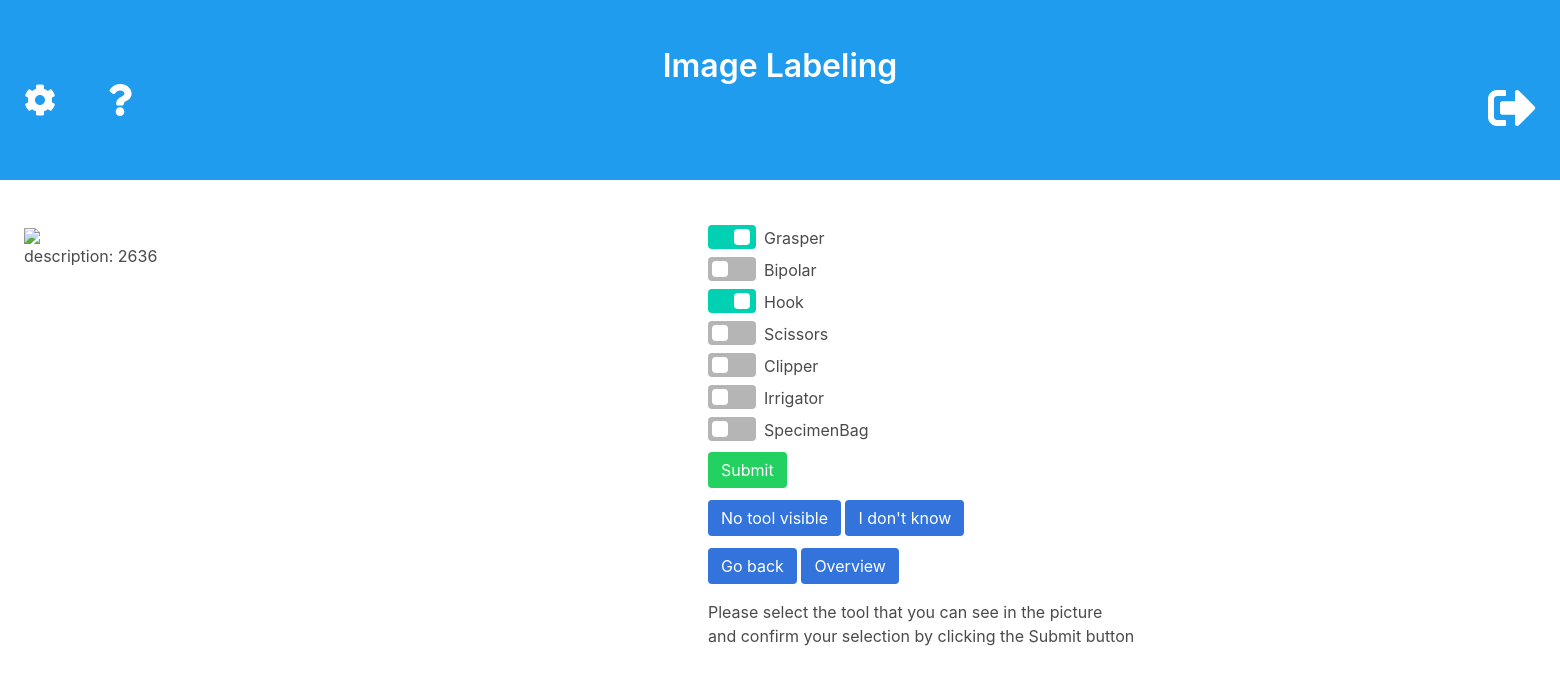
Before: /main (signed in) with the older database file.
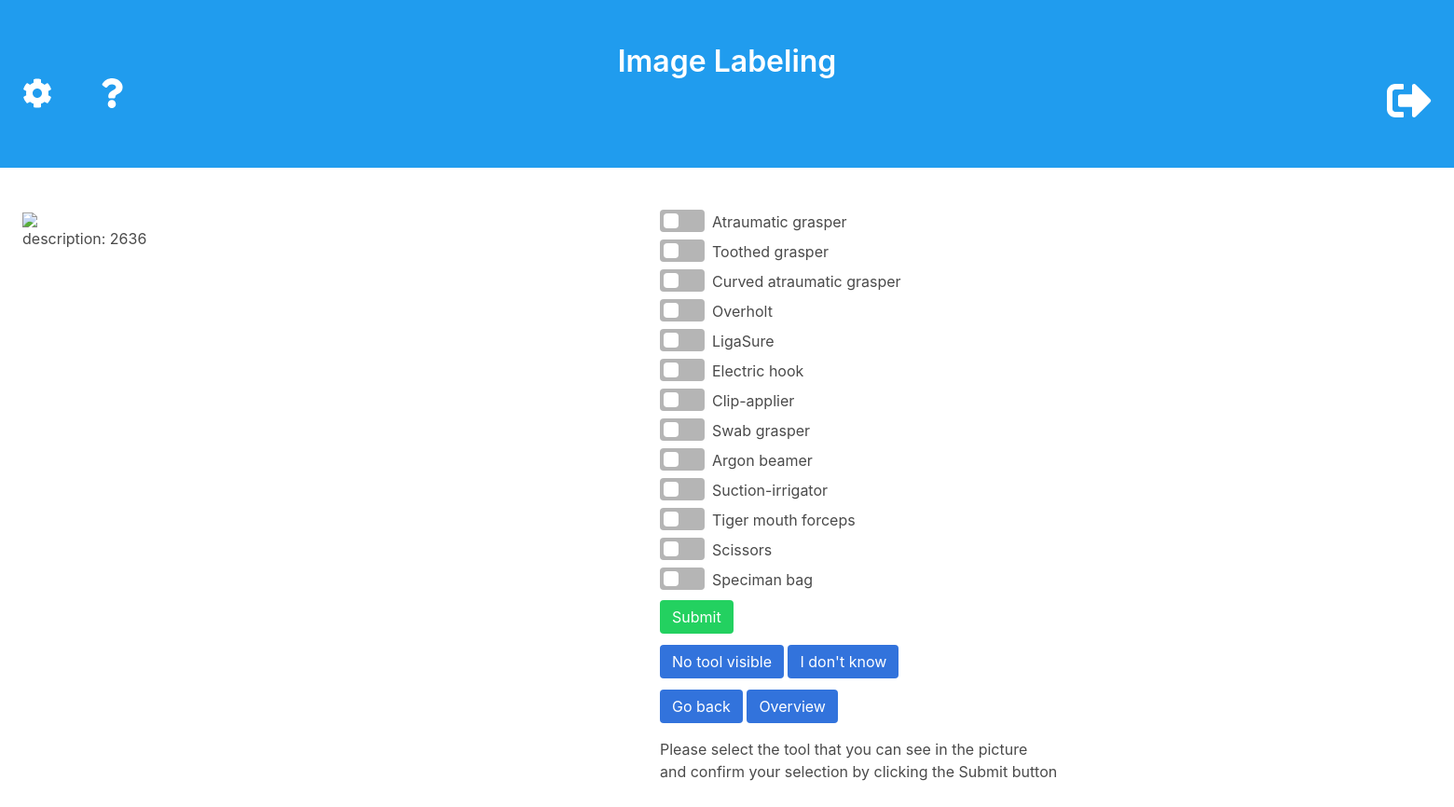
After: the same page with the newer database file.
### image/models.py (models this page shows)
class Label(models.Model):
    name = models.CharField(max_length=50)
    order = models.IntegerField()
    def __str__(self):
        return self.name

### image/views.py (the view)
# urls.py: path('main', views.index, name='main'),
def index(request):
    if not request.user.is_authenticated:
        return render(request, 'proto/login.html')
    next_image = getImage(request)
    context = getPictureInformation(request, next_image)
    anzahl = len(list(Image.objects.all()))
    try:
        message = context.get('message')
        if message == 'noPics':
            return render(request, 'proto/noPictures.html')
    except:
        pass
    return render(request, 'proto/main.html', context)

### image/models.py (called while the page is built)
    def next_image(self, user, image=None):
        nxt_img = None
        network_user = User.objects.get(username=NETWORK_USER)
        if image:
            image_ul = Userlabels.objects.filter(author=user, image=image).first()
            if image_ul:
                labeled_images = Userlabels.objects.filter(author=user, timestamp__gt=image_ul.timestamp)\
                    .order_by('timestamp')
                if labeled_images:
                    nxt_img = labeled_images.first().image
        if not nxt_img:
            unlabeled_images = Image.objects.exclude(userlabels__author=user)
            if unlabeled_images:
                nxt_img = unlabeled_images.annotate(num_ul=models.Count('userlabels'))\
                .order_by('-variance', 'num_ul').first()
            else:
                nxt_img = Image.objects.all().first()
        return nxt_img

    def get_image_labels(self, image, user = User.objects.get(username=NETWORK_USER)):
        userlabel = self.filter(author = user, image = image).first()
        if not userlabel:
            user = User.objects.get(username=NETWORK_USER)
        nn_labels = Label.objects.filter(userlabels__author=user, userlabels__image=image)
        return nn_labels

    def description(self):
        descr = ''
        descr += str(self.id)
        return descr

    def get_path(self):
        path = pathlib.Path(str(self.opset)) / pathlib.Path("%02d"%int(self.op)) / pathlib.Path("%08d"%int(self.name) + '.png')
        return str(path)

### image/views.py (called while the page is built)
def getImage(request):
    if not request.session.get('image'):
        next_image = Image.objects.next_image(request.user)
    else:
        next_image = Image.objects.next_image(request.user, request.session.get('image'))
    request.session['image'] = next_image.id
    return next_image

def getPictureInformation(request, image, previous=False):
    if image == None:
        context = {
            'message': 'noPics'
        }
        return context
    imagelabels = Userlabels.objects.get_image_labels(image, request.user)
    labels = Label.objects.all()
    description = image.description()
    imagepath = image.get_path()
    context = {
        'image': image,
        'labels': labels,
        'imageLabels': imagelabels,
        'description': description,
        'previous': previous,
        'path': imagepath
    }
    return context

### image/templates/proto/main.html (shortened to what this page needs)
{% extends 'proto/base.html' %}
{% block content %}
{% load static %}
{% if user.is_authenticated %}
<body onload="setLabels()">
<div class="columns">
    <div class="column">
        <section class="section is-right">
            <div class="level-item has-image-right">
                <figure class="image-original">
                    <img static src="{%static path %}">
                    <figcaption>description: {{ description }}</figcaption>
                </figure>
            </div>
        </section>
    </div>
    <div class="column is-offset-1">
        <section class="section is-centered">
            <div class="level-item">
                <form action="getSelectedLabels" method="POST" id="labelForm" onkeyup="getEnter()">
                    <div class="container">
                        <div class="field">
                            {% for label in labels %}
                            <div class="field">
                                <label class="checkbox">
                                    <label for="{{ label }}">{{ label }}</label>
                                </label>
                            </div>
                            {% endfor %}
                        </div>
                        <div class="field">
                            <input type="submit" class="button is-success is-centered" value="Submit"
                                   id="submitBtn">
                        </div>
                        <div class="field">
                            <input type="submit" class="button is-link is-centered" value="No tool visible"
                                   formaction="noTools">
                            <input type="submit" class="button is-link is-centered" value="I don't know"
                                   formaction="dontKnow">
                        </div>
                        <div class="field">
                            <input type="submit" class="button is-link is-centered" value="Go back"
                                   formaction="goToPreviousImage">
                            <input type="submit" class="button is-link is-centered" value="Overview"
                                   formaction="goToOverview">
                        </div>
                    </div>
                </form>
            </div>
            Please select the tool that you can see in the picture <br>
            and confirm your selection by clicking the Submit button
        </section>
    </div>
</div>
{% endif %}
{% endblock %}

### image/templates/proto/base.html (shortened to what this page needs)
{% load static %}
<html>
<head>
    <link static href="{% static 'css/bulma-0.7.2/css/bulma.css' %}" rel="stylesheet">
    <link static href="{% static 'css/bulma-0.7.2/css/bulma-switch.min.css' %}" rel="stylesheet">
    <link static href="{% static 'css/myStyle.css' %}" rel="stylesheet">
</head>
<body>
<section class="hero is-info is-narrow">
    <div class="hero-body">
        <div class="container has-text-centered">
            <h1 class="title">
                Image Labeling
            </h1>
        </div>
        {% if request.path != "/image/" and request.path != "/image/logout_view" and user.is_authenticated %}
            <section class="is-pulled-left">
                <a href="showChangePassword" class="icon-block">
                    <i class="fas fa-cog fa-2x" title="change password"></i>
                </a>
            </section>
            <section class="is-pulled-right">
                <a href="{% url 'logout_view' %}" class="icon-block">
                    <i class="fas fa-sign-out-alt fa-3x" title="logout"></i>
                </a>
            </section>
        {% endif %}
        <div class="container has-icon">
                <a href="readme" class="icon-block">
                    <figure class="image is-48x48">
                        <img class="fas fa-question fa-2x" title="help">
                    </figure>
                </a>
            </div>
    </div>
</section>
{% block content %}
{% endblock %}
</body>
</html>

### image/static/css/myStyle.css (style rules this page uses)
.image-original { height: 270px; width: 480px; }

Changed rows visible on the page:
removed Label: name "Grasper"
removed Label: name "Bipolar"
removed Label: name "Hook"
removed Label: name "Clipper"
removed Label: name "Irrigator"
removed Label: name "SpecimenBag"
added Label: name "Atraumatic grasper"
added Label: name "Toothed grasper"
added Label: name "Curved atraumatic grasper"
added Label: name "Overholt"
added Label: name "LigaSure"
added Label: name "Electric hook"
added Label: name "Clip-applier"
added Label: name "Swab grasper"
added Label: name "Argon beamer"
added Label: name "Suction-irrigator"
added Label: name "Tiger mouth forceps"
added Label: name "Speciman bag"
